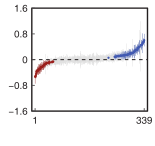

Here is the R script that generated this plot:
rm(list = ls())
library(rstudioapi)
library(metafor)
library(ggplot2)
currentPath <- getSourceEditorContext()$path
charLocations <- gregexpr('/',currentPath)[[1]]
currentPath <- substring(currentPath,1,charLocations[length(charLocations)]-1)
setwd(currentPath)

##==== Function ====##
theme_custom <- function(){
  myTheme <- theme(panel.background = element_rect(fill = 'white',color = 'black',size = 0.5),
                   panel.grid = element_blank(),
                   legend.position = 'none',
                   plot.margin = margin(6,6,6,6),
                   plot.background = element_blank(),
                   axis.ticks = element_line(size = 0.3),
                   axis.ticks.length = unit(-0.15,'lines'),
                   axis.title.y = element_blank(),
                   axis.title.x = element_text(size = 7,margin = margin(2,0,0,0),face = 'bold'),
                   axis.text.y = element_text(size = 7,margin = margin(0,3,0,0),color = '#000000'),
                   axis.text.x = element_text(size = 7,margin = margin(4,0,0,0),color = '#000000'))
  return(myTheme)
}
CMYKtoRGB <- function(C,M,Y,K){
  Rc <- (1-C)*(1-K)
  Gc <- (1-M)*(1-K)
  Bc <- (1-Y)*(1-K)
  R <- as.character(as.hexmode((ceiling(Rc*255))))
  G <- as.character(as.hexmode((ceiling(Gc*255))))
  B <- as.character(as.hexmode((ceiling(Bc*255))))
  if(nchar(R) == 1){
    R <- paste0('0',R)
  }
  if(nchar(G) == 1){
    G <- paste0('0',G)
  }
  if(nchar(B) == 1){
    B <- paste0('0',B)
  }
  RGBColor <- paste0('#',R,G,B)
  return(RGBColor)
}
##==== Function ====##

load('BioData.R')
dataMatrix <- get('BioData')

##==== Part 1: Prepare data ====##
dataMatrix <- dataMatrix[,c('Sel_yi','Sel_vi')]
dataMatrix <- dataMatrix[order(dataMatrix$Sel_yi),]
dataMatrix$Sel_vi <- sqrt(dataMatrix$Sel_vi)
selectIDs <- which((dataMatrix$Sel_yi <= quantile(dataMatrix$Sel_yi,0.98))&(dataMatrix$Sel_yi >= quantile(dataMatrix$Sel_yi,0.02))&(dataMatrix$Sel_vi < 0.4))
figData <- data.frame(Sample = seq(1,length(selectIDs)),Mean = dataMatrix$Sel_yi[selectIDs],SD = dataMatrix$Sel_vi[selectIDs])
extraFigData <- data.frame()
for(i in seq(1,nrow(figData))){
  if((figData[i,'Mean']+qnorm(0.975)*figData[i,'SD']) < 0){
    tempData <- figData[i,]
    tempData$Color <- CMYKtoRGB(0.1,0.91,0.91,0.35)
    extraFigData <- rbind(extraFigData,tempData)
  }
  if((figData[i,'Mean']-qnorm(0.975)*figData[i,'SD']) > 0){
    tempData <- figData[i,]
    tempData$Color <- CMYKtoRGB(0.84,0.67,0,0)
    extraFigData <- rbind(extraFigData,tempData)
  }
}
##==== Part 1: Prepare data ====##

##==== Part 2: Draw ====##
# Draw
fig_S13l <- ggplot()+
  geom_errorbar(data = figData,mapping = aes(x = Sample,ymin = Mean - qnorm(0.975)*SD,ymax = Mean + qnorm(0.975)*SD),
                color = '#C8C8C8',size = 0.1,width = 0)+
  geom_errorbar(data = extraFigData,mapping = aes(x = Sample,ymin = Mean - qnorm(0.975)*SD,ymax = Mean + qnorm(0.975)*SD),
                color = extraFigData$Color,size = 0.1,width = 0)+
  geom_point(data = extraFigData,mapping = aes(x = Sample,y = Mean),color = extraFigData$Color,size = 0.1)+
  geom_hline(yintercept = 0,linetype = 'dashed',color = '#000000',size = 0.3)+
  # axis
  scale_x_continuous(limits = c(1,nrow(figData)),breaks = c(1,nrow(figData)),labels = c('1',as.character(nrow(dataMatrix))),expand = c(0.03,0.03))+
  scale_y_continuous(limits = c(-1.6,1.6),breaks = seq(-1.6,1.6,0.8),labels = c('-1.6','-0.8','0','0.8','1.6'),expand = c(0,0))+
  theme_custom()
outputFileName <- paste0(currentPath,'/fig_S13l.pdf')
pdf(file = outputFileName,width = 1.55,height = 1.46,colormodel = 'cmyk')
print(fig_S13l)
dev.off()
# Insert
fig_S13l_Insert <- ggplot()+
  geom_histogram(data = figData,mapping = aes(x = Mean),binwidth = 0.02,fill = CMYKtoRGB(0,0.38,0.96,0))+
  geom_vline(xintercept = 0,size = 0.2,color = '#000000',linetype = 'dashed')+
  scale_x_continuous(limits = c(-0.4,0.4),breaks = seq(-0.3,0.3,0.3),labels = c('-0.3','0','0.3'),expand = c(0,0))+
  scale_y_continuous(limits = c(0,70),breaks = seq(0,60,30))+
  theme_custom()+
  theme(plot.margin = margin(2,2,2,2),
        axis.ticks.length = unit(-0.1,'lines'),
        axis.title.x = element_blank(),
        axis.title.y = element_blank(),
        axis.text.x = element_text(size = 6,margin = margin(2,0,0,0),color = '#000000'),
        axis.text.y = element_text(size = 6,margin = margin(0,2,0,0),color = '#000000'))
outputFileName <- paste0(currentPath,'/fig_S13l_Insert.pdf')
pdf(file = outputFileName,width = 0.56,height = 0.52,colormodel = 'cmyk')
print(fig_S13l_Insert)
dev.off()
##==== Part 2: Draw ====##
